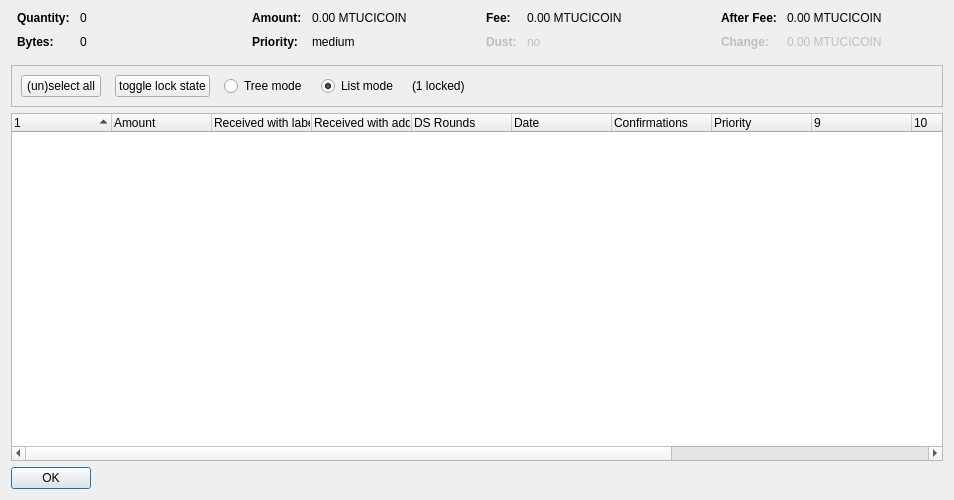
<?xml version="1.0" encoding="UTF-8"?>
<ui version="4.0">
 <class>CoinControlDialog</class>
 <widget class="QDialog" name="CoinControlDialog">
  <property name="geometry">
   <rect>
    <x>0</x>
    <y>0</y>
    <width>954</width>
    <height>500</height>
   </rect>
  </property>
  <property name="windowTitle">
   <string>Coin Selection</string>
  </property>
  <layout class="QVBoxLayout" name="verticalLayout">
   <item>
    <layout class="QHBoxLayout" name="horizontalLayoutTop" stretch="0,0,0,0">
     <property name="topMargin">
      <number>0</number>
     </property>
     <property name="bottomMargin">
      <number>10</number>
     </property>
     <item>
      <layout class="QFormLayout" name="formLayoutCoinControl1">
       <property name="horizontalSpacing">
        <number>10</number>
       </property>
       <property name="verticalSpacing">
        <number>10</number>
       </property>
       <property name="leftMargin">
        <number>6</number>
       </property>
       <property name="rightMargin">
        <number>6</number>
       </property>
       <item row="0" column="0">
        <widget class="QLabel" name="labelCoinControlQuantityText">
         <property name="font">
          <font>
           <weight>75</weight>
           <bold>true</bold>
          </font>
         </property>
         <property name="text">
          <string>Quantity:</string>
         </property>
        </widget>
       </item>
       <item row="0" column="1">
        <widget class="QLabel" name="labelCoinControlQuantity">
         <property name="cursor">
          <cursorShape>IBeamCursor</cursorShape>
         </property>
         <property name="contextMenuPolicy">
          <enum>Qt::ActionsContextMenu</enum>
         </property>
         <property name="text">
          <string notr="true">0</string>
         </property>
         <property name="textInteractionFlags">
          <set>Qt::LinksAccessibleByMouse|Qt::TextSelectableByKeyboard|Qt::TextSelectableByMouse</set>
         </property>
        </widget>
       </item>
       <item row="1" column="0">
        <widget class="QLabel" name="labelCoinControlBytesText">
         <property name="font">
          <font>
           <weight>75</weight>
           <bold>true</bold>
          </font>
         </property>
         <property name="text">
          <string>Bytes:</string>
         </property>
        </widget>
       </item>
       <item row="1" column="1">
        <widget class="QLabel" name="labelCoinControlBytes">
         <property name="cursor">
          <cursorShape>IBeamCursor</cursorShape>
         </property>
         <property name="contextMenuPolicy">
          <enum>Qt::ActionsContextMenu</enum>
         </property>
         <property name="text">
          <string notr="true">0</string>
         </property>
         <property name="textInteractionFlags">
          <set>Qt::LinksAccessibleByMouse|Qt::TextSelectableByKeyboard|Qt::TextSelectableByMouse</set>
         </property>
        </widget>
       </item>
      </layout>
     </item>
     <item>
      <layout class="QFormLayout" name="formLayoutCoinControl2">
       <property name="horizontalSpacing">
        <number>10</number>
       </property>
       <property name="verticalSpacing">
        <number>10</number>
       </property>
       <property name="leftMargin">
        <number>6</number>
       </property>
       <property name="rightMargin">
        <number>6</number>
       </property>
       <item row="0" column="0">
        <widget class="QLabel" name="labelCoinControlAmountText">
         <property name="font">
          <font>
           <weight>75</weight>
           <bold>true</bold>
          </font>
         </property>
         <property name="text">
          <string>Amount:</string>
         </property>
        </widget>
       </item>
       <item row="0" column="1">
        <widget class="QLabel" name="labelCoinControlAmount">
         <property name="cursor">
          <cursorShape>IBeamCursor</cursorShape>
         </property>
         <property name="contextMenuPolicy">
          <enum>Qt::ActionsContextMenu</enum>
         </property>
         <property name="text">
          <string notr="true">0.00 MTUCICOIN</string>
         </property>
         <property name="textInteractionFlags">
          <set>Qt::LinksAccessibleByMouse|Qt::TextSelectableByKeyboard|Qt::TextSelectableByMouse</set>
         </property>
        </widget>
       </item>
       <item row="1" column="0">
        <widget class="QLabel" name="labelCoinControlPriorityText">
         <property name="font">
          <font>
           <weight>75</weight>
           <bold>true</bold>
          </font>
         </property>
         <property name="text">
          <string>Priority:</string>
         </property>
        </widget>
       </item>
       <item row="1" column="1">
        <widget class="QLabel" name="labelCoinControlPriority">
         <property name="cursor">
          <cursorShape>IBeamCursor</cursorShape>
         </property>
         <property name="contextMenuPolicy">
          <enum>Qt::ActionsContextMenu</enum>
         </property>
         <property name="text">
          <string>medium</string>
         </property>
         <property name="textInteractionFlags">
          <set>Qt::LinksAccessibleByMouse|Qt::TextSelectableByKeyboard|Qt::TextSelectableByMouse</set>
         </property>
        </widget>
       </item>
      </layout>
     </item>
     <item>
      <layout class="QFormLayout" name="formLayoutCoinControl3">
       <property name="horizontalSpacing">
        <number>10</number>
       </property>
       <property name="verticalSpacing">
        <number>10</number>
       </property>
       <property name="leftMargin">
        <number>6</number>
       </property>
       <property name="rightMargin">
        <number>6</number>
       </property>
       <item row="0" column="0">
        <widget class="QLabel" name="labelCoinControlFeeText">
         <property name="font">
          <font>
           <weight>75</weight>
           <bold>true</bold>
          </font>
         </property>
         <property name="text">
          <string>Fee:</string>
         </property>
        </widget>
       </item>
       <item row="0" column="1">
        <widget class="QLabel" name="labelCoinControlFee">
         <property name="cursor">
          <cursorShape>IBeamCursor</cursorShape>
         </property>
         <property name="contextMenuPolicy">
          <enum>Qt::ActionsContextMenu</enum>
         </property>
         <property name="text">
          <string notr="true">0.00 MTUCICOIN</string>
         </property>
         <property name="textInteractionFlags">
          <set>Qt::LinksAccessibleByMouse|Qt::TextSelectableByKeyboard|Qt::TextSelectableByMouse</set>
         </property>
        </widget>
       </item>
       <item row="1" column="0">
        <widget class="QLabel" name="labelCoinControlLowOutputText">
         <property name="enabled">
          <bool>false</bool>
         </property>
         <property name="font">
          <font>
           <weight>75</weight>
           <bold>true</bold>
          </font>
         </property>
         <property name="text">
          <string>Dust:</string>
         </property>
        </widget>
       </item>
       <item row="1" column="1">
        <widget class="QLabel" name="labelCoinControlLowOutput">
         <property name="enabled">
          <bool>false</bool>
         </property>
         <property name="cursor">
          <cursorShape>IBeamCursor</cursorShape>
         </property>
         <property name="contextMenuPolicy">
          <enum>Qt::ActionsContextMenu</enum>
         </property>
         <property name="text">
          <string>no</string>
         </property>
         <property name="textInteractionFlags">
          <set>Qt::LinksAccessibleByMouse|Qt::TextSelectableByKeyboard|Qt::TextSelectableByMouse</set>
         </property>
        </widget>
       </item>
      </layout>
     </item>
     <item>
      <layout class="QFormLayout" name="formLayoutCoinControl4">
       <property name="horizontalSpacing">
        <number>10</number>
       </property>
       <property name="verticalSpacing">
        <number>10</number>
       </property>
       <property name="leftMargin">
        <number>6</number>
       </property>
       <property name="rightMargin">
        <number>6</number>
       </property>
       <item row="0" column="0">
        <widget class="QLabel" name="labelCoinControlAfterFeeText">
         <property name="font">
          <font>
           <weight>75</weight>
           <bold>true</bold>
          </font>
         </property>
         <property name="text">
          <string>After Fee:</string>
         </property>
        </widget>
       </item>
       <item row="0" column="1">
        <widget class="QLabel" name="labelCoinControlAfterFee">
         <property name="cursor">
          <cursorShape>IBeamCursor</cursorShape>
         </property>
         <property name="contextMenuPolicy">
          <enum>Qt::ActionsContextMenu</enum>
         </property>
         <property name="text">
          <string notr="true">0.00 MTUCICOIN</string>
         </property>
         <property name="textInteractionFlags">
          <set>Qt::LinksAccessibleByMouse|Qt::TextSelectableByKeyboard|Qt::TextSelectableByMouse</set>
         </property>
        </widget>
       </item>
       <item row="1" column="0">
        <widget class="QLabel" name="labelCoinControlChangeText">
         <property name="enabled">
          <bool>false</bool>
         </property>
         <property name="font">
          <font>
           <weight>75</weight>
           <bold>true</bold>
          </font>
         </property>
         <property name="text">
          <string>Change:</string>
         </property>
        </widget>
       </item>
       <item row="1" column="1">
        <widget class="QLabel" name="labelCoinControlChange">
         <property name="enabled">
          <bool>false</bool>
         </property>
         <property name="cursor">
          <cursorShape>IBeamCursor</cursorShape>
         </property>
         <property name="contextMenuPolicy">
          <enum>Qt::ActionsContextMenu</enum>
         </property>
         <property name="text">
          <string notr="true">0.00 MTUCICOIN</string>
         </property>
         <property name="textInteractionFlags">
          <set>Qt::LinksAccessibleByMouse|Qt::TextSelectableByKeyboard|Qt::TextSelectableByMouse</set>
         </property>
        </widget>
       </item>
      </layout>
     </item>
    </layout>
   </item>
   <item>
    <widget class="QFrame" name="frame">
     <property name="minimumSize">
      <size>
       <width>0</width>
       <height>40</height>
      </size>
     </property>
     <property name="frameShape">
      <enum>QFrame::StyledPanel</enum>
     </property>
     <property name="frameShadow">
      <enum>QFrame::Sunken</enum>
     </property>
     <layout class="QHBoxLayout" name="horizontalLayout">
      <item>
       <layout class="QHBoxLayout" name="horizontalLayoutPanel" stretch="0,0,0,0,0,0">
        <property name="spacing">
         <number>14</number>
        </property>
        <item>
         <widget class="QPushButton" name="pushButtonSelectAll">
          <property name="sizePolicy">
           <sizepolicy hsizetype="Maximum" vsizetype="Fixed">
            <horstretch>0</horstretch>
            <verstretch>0</verstretch>
           </sizepolicy>
          </property>
          <property name="text">
           <string>(un)select all</string>
          </property>
          <property name="autoDefault">
           <bool>false</bool>
          </property>
         </widget>
        </item>
        <item>
         <widget class="QPushButton" name="pushButtonToggleLock">
          <property name="sizePolicy">
           <sizepolicy hsizetype="Maximum" vsizetype="Fixed">
            <horstretch>0</horstretch>
            <verstretch>0</verstretch>
           </sizepolicy>
          </property>
          <property name="text">
           <string>toggle lock state</string>
          </property>
          <property name="autoDefault">
           <bool>false</bool>
          </property>
         </widget>
        </item>
        <item>
         <widget class="QRadioButton" name="radioTreeMode">
          <property name="sizePolicy">
           <sizepolicy hsizetype="Maximum" vsizetype="Fixed">
            <horstretch>0</horstretch>
            <verstretch>0</verstretch>
           </sizepolicy>
          </property>
          <property name="text">
           <string>Tree mode</string>
          </property>
         </widget>
        </item>
        <item>
         <widget class="QRadioButton" name="radioListMode">
          <property name="sizePolicy">
           <sizepolicy hsizetype="Maximum" vsizetype="Fixed">
            <horstretch>0</horstretch>
            <verstretch>0</verstretch>
           </sizepolicy>
          </property>
          <property name="text">
           <string>List mode</string>
          </property>
          <property name="checked">
           <bool>true</bool>
          </property>
         </widget>
        </item>
        <item>
         <widget class="QLabel" name="labelLocked">
          <property name="text">
           <string>(1 locked)</string>
          </property>
         </widget>
        </item>
        <item>
         <spacer name="horizontalSpacer">
          <property name="orientation">
           <enum>Qt::Horizontal</enum>
          </property>
          <property name="sizeHint" stdset="0">
           <size>
            <width>40</width>
            <height>20</height>
           </size>
          </property>
         </spacer>
        </item>
       </layout>
      </item>
     </layout>
    </widget>
   </item>
   <item>
    <widget class="CoinControlTreeWidget" name="treeWidget">
     <property name="contextMenuPolicy">
      <enum>Qt::CustomContextMenu</enum>
     </property>
     <property name="sortingEnabled">
      <bool>false</bool>
     </property>
     <property name="columnCount">
      <number>13</number>
     </property>
     <attribute name="headerShowSortIndicator" stdset="0">
      <bool>true</bool>
     </attribute>
     <attribute name="headerStretchLastSection">
      <bool>false</bool>
     </attribute>
     <column>
      <property name="text">
       <string/>
      </property>
     </column>
     <column>
      <property name="text">
       <string>Amount</string>
      </property>
     </column>
     <column>
      <property name="text">
       <string>Received with label</string>
      </property>
     </column>
     <column>
      <property name="text">
       <string>Received with address</string>
      </property>
     </column>
     <column>
      <property name="text">
       <string>DS Rounds</string>
      </property>
     </column>
     <column>
      <property name="text">
       <string>Date</string>
      </property>
     </column>
     <column>
      <property name="text">
       <string>Confirmations</string>
      </property>
      <property name="toolTip">
       <string>Confirmed</string>
      </property>
     </column>
     <column>
      <property name="text">
       <string>Priority</string>
      </property>
     </column>
     <column>
      <property name="text">
       <string/>
      </property>
     </column>
     <column>
      <property name="text">
       <string/>
      </property>
     </column>
     <column>
      <property name="text">
       <string/>
      </property>
     </column>
     <column>
      <property name="text">
       <string/>
      </property>
     </column>
     <column>
      <property name="text">
       <string/>
      </property>
     </column>
    </widget>
   </item>
   <item>
    <widget class="QDialogButtonBox" name="buttonBox">
     <property name="sizePolicy">
      <sizepolicy hsizetype="Maximum" vsizetype="Fixed">
       <horstretch>0</horstretch>
       <verstretch>0</verstretch>
      </sizepolicy>
     </property>
     <property name="orientation">
      <enum>Qt::Horizontal</enum>
     </property>
     <property name="standardButtons">
      <set>QDialogButtonBox::Ok</set>
     </property>
    </widget>
   </item>
  </layout>
 </widget>
 <customwidgets>
  <customwidget>
   <class>CoinControlTreeWidget</class>
   <extends>QTreeWidget</extends>
   <header>coincontroltreewidget.h</header>
  </customwidget>
 </customwidgets>
 <resources/>
 <connections/>
</ui>
